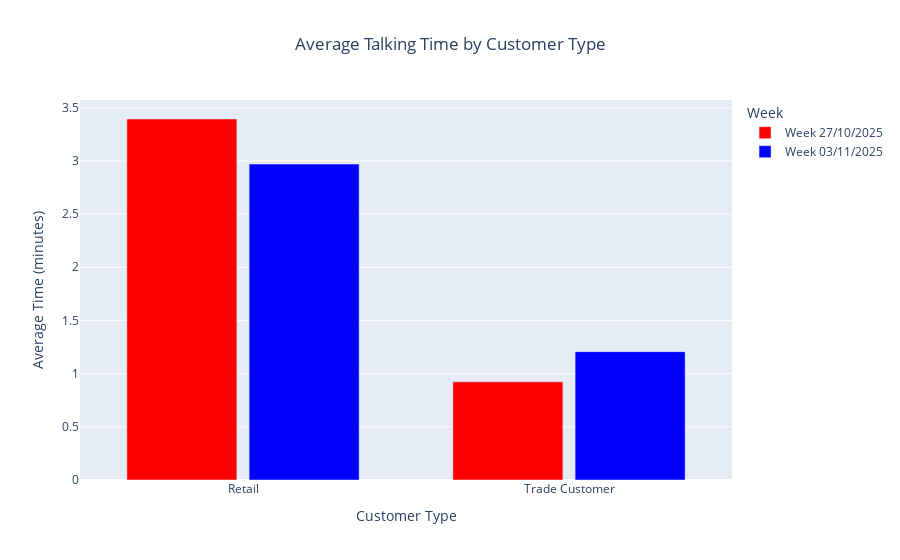

Notebook code for this chart:
### Markdown cell above
## Step 2: Analyze Talking Time

Generate visualization for average talking time by customer type

### Code cell
# Create talking time visualization comparing selected weeks
fig_talk = plot_avg_talking_grouped(
    call_reports,
    weeks=WEEKS_TO_COMPARE,
    save_html_path=OUTPUT_TALKING_HTML,
    save_png_path=OUTPUT_TALKING_PNG
)

fig_talk.show()

### Figure 1 — Plotly figure (JSON) as saved in the notebook; plotly's stock layout.template omitted (floating-point values rounded to 4 significant figures)
{"data": [{"customdata": [[2069], [179]], "hovertemplate": "Type: %{x}<br>Week 27/10/2025<br>Avg: %{y:.2f} min<br>Total Calls: %{customdata[0]}<extra></extra>", "marker": {"color": "red"}, "name": "Week 27/10/2025", "type": "bar", "x": ["Retail", "Trade Customer"], "y": [3.394, 0.9232]}, {"customdata": [[2063], [164]], "hovertemplate": "Type: %{x}<br>Week 03/11/2025<br>Avg: %{y:.2f} min<br>Total Calls: %{customdata[0]}<extra></extra>", "marker": {"color": "blue"}, "name": "Week 03/11/2025", "type": "bar", "x": ["Retail", "Trade Customer"], "y": [2.971, 1.207]}], "layout": {"bargap": 0.25, "bargroupgap": 0.1, "barmode": "group", "hovermode": "x", "legend": {"title": {"text": "Week"}}, "title": {"text": "Average Talking Time by Customer Type", "x": 0.5}, "xaxis": {"title": {"text": "Customer Type"}}, "yaxis": {"title": {"text": "Average Time (minutes)"}}}}
